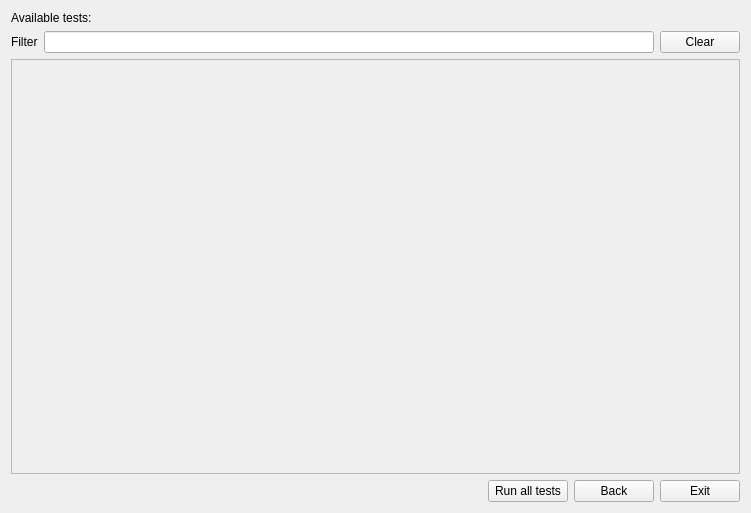
<?xml version="1.0" encoding="UTF-8"?>
<ui version="4.0">
 <class>MainTestsWidget</class>
 <widget class="QWidget" name="MainTestsWidget">
  <property name="geometry">
   <rect>
    <x>0</x>
    <y>0</y>
    <width>751</width>
    <height>513</height>
   </rect>
  </property>
  <property name="windowTitle">
   <string>ADT - Tests</string>
  </property>
  <layout class="QGridLayout" name="gridLayout">
   <item row="0" column="0">
    <widget class="QLabel" name="checkLabel">
     <property name="sizePolicy">
      <sizepolicy hsizetype="Minimum" vsizetype="Fixed">
       <horstretch>0</horstretch>
       <verstretch>0</verstretch>
      </sizepolicy>
     </property>
     <property name="text">
      <string>Available tests:</string>
     </property>
    </widget>
   </item>
   <item row="1" column="0">
    <layout class="QHBoxLayout" name="horizontalLayout_2">
     <item>
      <widget class="QLabel" name="label">
       <property name="sizePolicy">
        <sizepolicy hsizetype="Minimum" vsizetype="Preferred">
         <horstretch>0</horstretch>
         <verstretch>0</verstretch>
        </sizepolicy>
       </property>
       <property name="text">
        <string>Filter</string>
       </property>
      </widget>
     </item>
     <item>
      <widget class="QLineEdit" name="checkfilter">
       <property name="sizePolicy">
        <sizepolicy hsizetype="MinimumExpanding" vsizetype="Fixed">
         <horstretch>0</horstretch>
         <verstretch>0</verstretch>
        </sizepolicy>
       </property>
       <property name="minimumSize">
        <size>
         <width>100</width>
         <height>0</height>
        </size>
       </property>
      </widget>
     </item>
     <item>
      <widget class="QPushButton" name="clearFilterPushButton">
       <property name="text">
        <string>Clear</string>
       </property>
      </widget>
     </item>
    </layout>
   </item>
   <item row="2" column="0">
    <widget class="QStackedWidget" name="stackedWidget">
     <property name="sizePolicy">
      <sizepolicy hsizetype="Minimum" vsizetype="MinimumExpanding">
       <horstretch>0</horstretch>
       <verstretch>0</verstretch>
      </sizepolicy>
     </property>
     <widget class="QWidget" name="commonPage">
      <property name="sizePolicy">
       <sizepolicy hsizetype="MinimumExpanding" vsizetype="Expanding">
        <horstretch>0</horstretch>
        <verstretch>0</verstretch>
       </sizepolicy>
      </property>
      <property name="minimumSize">
       <size>
        <width>100</width>
        <height>0</height>
       </size>
      </property>
      <layout class="QGridLayout" name="gridLayout_6">
       <property name="leftMargin">
        <number>0</number>
       </property>
       <property name="topMargin">
        <number>0</number>
       </property>
       <property name="rightMargin">
        <number>0</number>
       </property>
       <property name="bottomMargin">
        <number>0</number>
       </property>
       <item row="0" column="0">
        <widget class="QScrollArea" name="summaryScrollArea">
         <property name="sizePolicy">
          <sizepolicy hsizetype="MinimumExpanding" vsizetype="Expanding">
           <horstretch>0</horstretch>
           <verstretch>2</verstretch>
          </sizepolicy>
         </property>
         <property name="minimumSize">
          <size>
           <width>100</width>
           <height>0</height>
          </size>
         </property>
         <property name="widgetResizable">
          <bool>true</bool>
         </property>
         <widget class="QWidget" name="summaryScrollAreaWidgetContents">
          <property name="geometry">
           <rect>
            <x>0</x>
            <y>0</y>
            <width>731</width>
            <height>404</height>
           </rect>
          </property>
          <property name="sizePolicy">
           <sizepolicy hsizetype="MinimumExpanding" vsizetype="Preferred">
            <horstretch>0</horstretch>
            <verstretch>0</verstretch>
           </sizepolicy>
          </property>
          <property name="minimumSize">
           <size>
            <width>100</width>
            <height>0</height>
           </size>
          </property>
         </widget>
        </widget>
       </item>
      </layout>
     </widget>
     <widget class="QWidget" name="detailsPage">
      <property name="sizePolicy">
       <sizepolicy hsizetype="MinimumExpanding" vsizetype="Expanding">
        <horstretch>0</horstretch>
        <verstretch>0</verstretch>
       </sizepolicy>
      </property>
      <property name="minimumSize">
       <size>
        <width>100</width>
        <height>0</height>
       </size>
      </property>
      <layout class="QGridLayout" name="gridLayout_7">
       <property name="leftMargin">
        <number>0</number>
       </property>
       <property name="topMargin">
        <number>0</number>
       </property>
       <property name="rightMargin">
        <number>0</number>
       </property>
       <property name="bottomMargin">
        <number>0</number>
       </property>
       <item row="0" column="0">
        <widget class="QScrollArea" name="detailsScrollArea">
         <property name="widgetResizable">
          <bool>true</bool>
         </property>
         <widget class="QWidget" name="detailsScrollAreaWidgetContents">
          <property name="geometry">
           <rect>
            <x>0</x>
            <y>0</y>
            <width>100</width>
            <height>16</height>
           </rect>
          </property>
          <property name="sizePolicy">
           <sizepolicy hsizetype="MinimumExpanding" vsizetype="Preferred">
            <horstretch>0</horstretch>
            <verstretch>0</verstretch>
           </sizepolicy>
          </property>
          <property name="minimumSize">
           <size>
            <width>100</width>
            <height>0</height>
           </size>
          </property>
         </widget>
        </widget>
       </item>
      </layout>
     </widget>
    </widget>
   </item>
   <item row="3" column="0">
    <layout class="QHBoxLayout" name="horizontalLayout">
     <item>
      <spacer name="horizontalSpacer">
       <property name="orientation">
        <enum>Qt::Horizontal</enum>
       </property>
       <property name="sizeHint" stdset="0">
        <size>
         <width>20</width>
         <height>20</height>
        </size>
       </property>
      </spacer>
     </item>
     <item>
      <widget class="QPushButton" name="runAllTestPushButton">
       <property name="text">
        <string>Run all tests</string>
       </property>
      </widget>
     </item>
     <item>
      <widget class="QPushButton" name="backPushButton">
       <property name="text">
        <string>Back</string>
       </property>
      </widget>
     </item>
     <item>
      <widget class="QPushButton" name="exitPushButton">
       <property name="text">
        <string>Exit</string>
       </property>
      </widget>
     </item>
    </layout>
   </item>
  </layout>
 </widget>
 <resources/>
 <connections/>
</ui>
